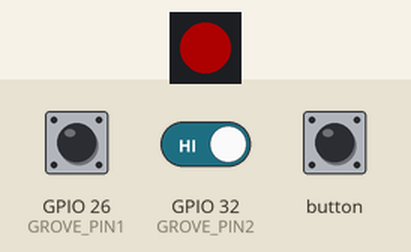
Bench run of a sketch on a simulated ESP32. Parts: 1 RGB LEDs in strip order, left to right. The inputs (shaded band) are chosen by the test bench; at power-on: GPIO 26 (GROVE_PIN1) HIGH, GPIO 32 (GROVE_PIN2) HIGH. Dim RGB values are drawn brighter than linear; I2S audio is not simulated (input reads silence); what the sketch prints to the serial monitor is not drawn.

Above: at 7.2 s.
7.3 s: GPIO 26 (GROVE_PIN1) driven LOW
8.9 s: GPIO 26 (GROVE_PIN1) pulsed HIGH 5 times (0.12 s each, 0.3 s apart)
12.1 s: GPIO 26 (GROVE_PIN1) driven HIGH and GPIO 32 (GROVE_PIN2) driven LOW
14.6 s: button pressed for 0.85 s
At 15.28 s:
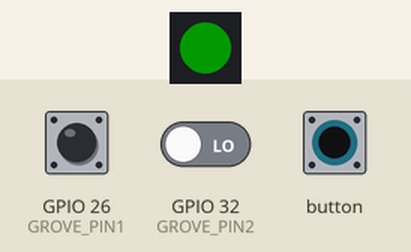
Timing chart, 0 to 17.6 s (numbered marks = the images above; inputs shaded):
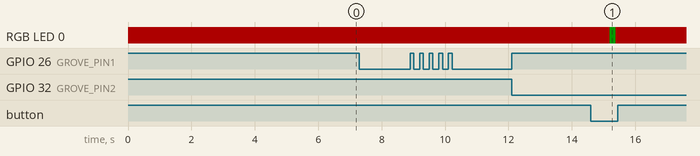

The sketch:

M5Atom_Echo_morse_code_test.ino
```cpp
// (licence header left out)
#include <M5Atom.h>
#include <FastLED.h>
#include "AtomEchoSPKR.h"
#include <time.h>

#include <unordered_map>
#include <vector>
#include <iostream>
#include <string.h>

bool my_debug = false;

#define NUM_LEDS 1
#define ATOMECHO_LED_PIN 27


// Activate USE_DUALBTN if you want to use a M5Stack Dualbutton unit
// to increase/decrease the speed of the morse (function in development)
// and to stop an active sending a morse text to the speaker.
#define USE_DUALBTN

#ifdef USE_DUALBTN
#define GROVE_PIN1 26 // Define the first pin of Port B (Yellow wire)
#define GROVE_PIN2 32 // Define the second pin of Port B (White wire)
#endif

int debounce_delay = 500; // mSec

CRGB leds[NUM_LEDS];

enum my_colors {RED=0, GREEN, BLUE, WHITE, BLACK};

bool dot_rcvd = false;
bool dash_rcvd = false;

ATOMECHOSPKR echoSPKR;

// Define two beep tones
beep tone_dot =
{
  .freq    = 1200,
  .time_ms = 100,
  .maxval  = 10000,
  .modal   = true
};

beep tone_dash =
{
  .freq    = 1200,
  .time_ms = 300,
  .maxval  = 10000,
  .modal   = true
};


// First tone for M5 Echo button press
beep btn_tone1 =
{
  .freq    = 1200,
  .time_ms = 100,
  .maxval  = 10000,
  .modal   = false
};

// Second tone for M5 Echo button press
beep btn_tone2 =
{
  .freq    = 1400,
  .time_ms = 100,
  .maxval  = 10000,
  .modal   = false
};

// Define the morse code, dot-dash sequences for
// the characters that are in the text string to send in morse code
// in the array {2,1}, the 1 represents a dot, the 2 a dash.
std::unordered_map<char, std::vector<int>> morse_txt_dict = {
  {'7',{2,2,1,1,1}},
  {'a', {1,2}},
  {'c', {2, 1, 2, 1}},
  {'d', {2, 1, 1}},
  {'e', {1}},
  {'g', {2,2,1}},
  {'k', {2, 1, 2}},
  {'q', {2, 2, 1, 2}},
  {'r', {1,2,1}},
  {'t', {2}}
};

void dot_dash_time() {
  static constexpr const char txt0[] PROGMEM = "dot_dash_time(): ";
  static constexpr const char txt1[] PROGMEM = "set to: ";
  size_t length = strlen(txt0); // Get the length of txt0
  char* spaces = new char[length + 1]; // +1 for null terminator
  memset(spaces, ' ', length); // No 'std::' prefix needed
  spaces[length] = '\0'; // Add null terminator
  Serial.print(txt0);
  Serial.print(F("tone_dot.time_ms  "));
  Serial.print(txt1);
  Serial.print(tone_dot.time_ms);
  Serial.println(F(" mSeconds"));
  Serial.print(spaces);
  Serial.print(F("tone_dash.time_ms "));
  Serial.print(txt1);
  Serial.print(tone_dash.time_ms);
  Serial.println(F(" mSeconds"));

  delete[] spaces; // Free memory when done
}

void set_speed(int speedChg) {
  static constexpr const char txt0[] PROGMEM = "set_speed(): ";

  Serial.print(txt0);
  Serial.printf("param speedChg = %d\n", speedChg);
  //if (speedChg == NULL)
  //  return;
  if (speedChg <= 0)
    speedChg = 0;
  if (speedChg > 100)
    speedChg = 100;
  tone_dot.time_ms = 100 + speedChg;
  if (tone_dot.time_ms < 100)
    tone_dot.time_ms = 100;
  if (tone_dot.time_ms > 10000)
    tone_dot.time_ms = 10000;

  tone_dash.time_ms = 3 * tone_dot.time_ms; // keep ratio 3 : 1

  dot_dash_time();
}

void LedColor(my_colors color)
{
  switch (color)
  {
    case RED:
      leds[0] = CRGB::Red; // Set the LED to red
      break;
    case GREEN:
      leds[0] = CRGB::Green; // Set the LED to green
      break;
    case BLUE:
      leds[0] = CRGB::Blue; // Set the LED to blue
      break;
    case WHITE:
      leds[0] = CRGB::White; // Set the LED to white
      break;
  case BLACK:
      leds[0] = CRGB::Black; // Set the LED to black
      break;
  default:
      leds[0] = CRGB::Black; // Set the LED to black
      break;
  };
    FastLED.show(); // Update the LED
}

void btn_beep() {
  LedColor(GREEN);
  echoSPKR.playBeep(btn_tone1);
  //echoSPKR.playBeep(btn_tone1.freq, btn_tone1.time_ms, btn_tone1.maxval, btn_tone1.modal);
  delay(100);
  echoSPKR.playBeep(btn_tone2);
  //echoSPKR.playBeep(btn_tone2.freq, btn_tone2.time_ms, btn_tone2.maxval, btn_tone2.modal);
  delay(100);
  LedColor(RED);
}

// Dot interrupt callback function
// Read the signal on pin G26
void dot_cb() {
  dot_rcvd = true;
}

// Dash interrupt callback function
// Read the signal on G32
void dash_cb() {
  dash_rcvd = true;
}

/*
   The unit of morse code speed is the number of times
   the word "paris" is sent in morse code per minute.
   A speed of morse code of 16 words per minute is equal to
   sending the word "paris" 16 times per minute.

   Morse code counting:
   +-----------------+--------+
   | what:           | units: |
   +-----------------+--------+
   | dot             |    1   |
   +-----------------+--------+
   | dot-dash space  |    1   |
   +-----------------+--------+
   | dash            |    3   |
   +-----------------+--------+
   | character space |    3   |
   +-----------------+--------+
   | word space      |    7   |
   +---------------.-+--------+

   The length of the word "paris" in morse code units (see table above) is:
           p        /   /   a   /   /     r     /   /  i  /   /    s    /
   .   ---   ---   ./~~~/.   ---/~~~/.   ---   ./~~~/.   ./~~~/.   .   ./
   =       11       / 3 /   5   / 3 /     7     / 3 /  3  / 3 /    5    /  = 43 units
   1,1,123,1,223,1,2/123/1,1,123/123/1,1,123,1,2/123/1,1,2/123/1,1,2,1,3/
*/
void send_morse() {
  // Define variables:
  static constexpr const char txt0[] PROGMEM = "send_morse(): ";
  std::vector<int> lst; // create an empty list
  int i;
  int j;
  int le;
  int le2;
  int n;
  int n2;
  char c;
  char c2;
  size_t writeSize;
  bool my_morse_debug = true;
  bool word_end = false;
  int unit_count = 0;
  int delay_mult = 16;
  const uint8_t dly1 = 100 * delay_mult; // unit delay
  const uint8_t dly2 = 200 * delay_mult; // longer unit delay (for test)
  const uint8_t dly3 = 300 * delay_mult; // character delay
  const uint8_t dly7 = 700 * delay_mult; // word delay
  const unsigned long fq = 3000;
  int btn_red = 0;
  int btn_blu = 0;
  Serial.print(txt0);
  Serial.println(F("Starting..."));
  Serial.printf("fq = %lu Hz\n", fq);
  echoSPKR.setVolume(1);  // Initial volume (in class) set to 8.
  dot_dash_time();
  const char txt[] = "cq cq cq de ct7agr ct7agr ct7agr k ";
  le = strlen(txt);
  Serial.print(F("Text to send = "));
  Serial.printf("\"%s\"", txt);
  Serial.print(F(", length = "));
  Serial.printf("%d\n", le);
  if (my_debug) {
    Serial.println(F("Going to send the text now..."));
    Serial.println(F("In the lists like: [2,1], 2 represents a dash, 1 respresents a dot"));
  }

  for (i = 0; txt[i] != '\0'; i++) {
#ifdef USE_DUALBTN
    btn_red = digitalRead(GROVE_PIN1);  // read the value of BUTTON. 读取33号引脚的值
    btn_blu = digitalRead(GROVE_PIN2);
    if (btn_red == 0 || btn_blu == 0) {
      Serial.print(txt0);
      if (btn_red == 0)
        Serial.print(F("button red "));
      else if (btn_blu == 0)
        Serial.print(F("button blue "));
      Serial.println(F("pressed. Exiting function"));
      if (btn_red == 0) {
        // Debounce wait
        while (btn_red == 0) {
          btn_red = digitalRead(GROVE_PIN1);
          delay(debounce_delay);
        }
      }
      if (btn_blu == 0) {
        // Debounce wait
        while (btn_blu == 0) {
          btn_blu = digitalRead(GROVE_PIN1);
          delay(debounce_delay);
        }
      }
      return;
    }
#endif
    c = txt[i];
    // check if the next character is a space.
    // If so, set the word_end flag. We must not make a character_space_delay
    // behind the current character but a word_space_delay
    if (i+1 < le && static_cast<int>(txt[i+1]) == 32)
      word_end = true;
    n = static_cast<int>(c); // Get the ASCII value
    if (n == 32) {
      if (my_debug)
        Serial.println(F("word space delay"));
      if (my_morse_debug)
        Serial.print("|  7  |\n");
      delay(dly7);
      unit_count += 7;
    } else {
      if (n >= 65 and n <= 90)  // Convert upper case to lower case
        n2 = n + 32;    // python example: ord('A') = 65. ord('a') = 97
      else
        n2 = n;
      c2 = static_cast<char>(n2);  // convert back to ASCII
      if (morse_txt_dict.find(c2) != morse_txt_dict.end()) {
        // Extract the list and assign it to a variable
        lst = morse_txt_dict[c2];
        if (my_debug) {
          Serial.print(F("Sending character "));
          Serial.print(c2);
          Serial.print(F(" = "));
        }
        // Calculate the length of the extracted list
        size_t le2 = lst.size();
        if (le2 > 0) {
          if (my_debug) {
            Serial.print("[");
            for (int n = 0; n < le2; n++) {
              Serial.print(lst[n]);
              if (n < le2 -1) {
                Serial.print(", ");
              }
            }
            Serial.println("]");
          }
          for (j = 0; j < le2; j++) {
            if (lst[j] == 2) {
              if (my_debug)
                Serial.println(F("Sending a dash"));
              if (my_morse_debug)
                Serial.print("---");
              //Serial.printf("tone_dash.modal = %d\n", tone_dash.modal);
              unit_count += 3;
              writeSize = echoSPKR.playBeep(tone_dash);
              //writeSize = echoSPKR.playBeep(tone_dash.freq, tone_dash.time_ms, tone_dash.maxval, tone_dash.modal);
            } else if (lst[j] == 1) {
              if (my_debug)
                Serial.println(F("Sending a dot"));
              if (my_morse_debug)
                Serial.print(".");
              //Serial.printf("tone_dot.modal = %d\n", tone_dot.modal);
              unit_count += 1;
              writeSize = echoSPKR.playBeep(tone_dot);
              //echoSPKR.playBeep(tone_dot.freq, tone_dot.time_ms, tone_dot.maxval, tone_dot.modal);
            }
            // if (writeSize > 0) {
            //   Serial.print(F("writeSize = "));
            //   Serial.println(writeSize);
            // }
            // for example: after 'e' or 't' no character space delay
            // and not after the last dot or dash of the character
            if (le2 > 1 && j < le2-1) {
              if (my_debug)
                Serial.println(F("unit space delay"));
              if (my_morse_debug)
                Serial.print(" ");
              delay(dly1); // was: (dly1)
              unit_count += 1;
            }
          }
          if (!word_end) {
            if (my_debug)
              Serial.println(F("character space delay"));
            if (my_morse_debug)
              Serial.print("|3|");
            delay(dly3);
            unit_count += 3;
          } else {
              word_end = false;  // reset flag
          }
        }
      }
    }
  }
  Serial.println(); // New line after the last character (morse code representation)
  Serial.println(F("All characters sent"));
  Serial.print(F("Units sent = "));
  Serial.printf("%d\n", unit_count);
}

void setup()
{
  static constexpr const char txt0[] PROGMEM = "setup(): ";

#ifdef USE_DUALBTN
  pinMode(GROVE_PIN1, INPUT); // Set the first pin of GROVE Port as input (Yellow)
  pinMode(GROVE_PIN2, INPUT); // Set the second pin of GROVE B as input (White)
#endif

  // Note that Serial.begin() is started by M5.begin()
  M5.begin(true, false, false); // Init M5 Atom Echo  (SerialEnable, I2CEnable, DisplayEnable)

  Serial.println(F("M5Stack M5Atom Echo new \"ATOMECHOSPKR class\" beep test"));

  FastLED.addLeds<NEOPIXEL, ATOMECHO_LED_PIN>(leds, NUM_LEDS); // Initialize FastLED
  FastLED.setBrightness(50); // Set brightness
  LedColor(RED);

  esp_err_t err = ESP_OK;

  try {
    //err = echoSPKR.begin(88200); // standard rate = 44100
    err = echoSPKR.begin(); // standard rate = 44100
  }
  catch (esp_err_t err) {
    Serial.print(txt0);
    Serial.print(F("While starting echoSPKR, error: "));
    Serial.print(err);
    Serial.println(F("occurred. Restarting in 5 seconds..."));
    delay(5000);  // wait 5 seconds
    ESP.restart();
  }
  // delay(100);
}

void loop() {
  static constexpr const char txt0[] PROGMEM = "loop(): ";

  bool start = true;
#ifdef USE_DUALBTN
  int speed = 10;
  int speed_step = 10;
  int speed_max = 10000;
  int blu_value= 0, blu_last_value = 0;
  int red_value = 0, red_last_value = 0;
#endif

  delay(5000); // Wait for user to clear the serial monitor window
  Serial.print('\n');
  Serial.print(txt0);
  Serial.println(F("entering the while loop..."));
    Serial.print(txt0);
  Serial.print(F("ESP.getFreeHeap = "));
  Serial.println(ESP.getFreeHeap());

  while (true) {

    #ifndef USE_ILABS_CPICO
    if (start) {
      start = false;
      send_morse();
    }
  #endif

#ifdef USE_DUALBTN
    red_value = digitalRead(GROVE_PIN1);  // read the value of BUTTON. 读取33号引脚的值
    blu_value = digitalRead(GROVE_PIN2);

    if (red_value != red_last_value || blu_value != blu_last_value) {
      if (my_debug) {
        Serial.print(txt0);
        Serial.printf("red_value = %d, blu_value = %d\n", red_value, blu_value);
      }
    }
    if (red_value != red_last_value) {
      if (red_value == 0) {
        Serial.print(txt0);
        Serial.println(F("dualbutton red pressed"));
        // Debounce wait
        while (red_value == 0) {
          red_value = digitalRead(GROVE_PIN1);
          delay(debounce_delay);
        }
        speed += speed_step;
        if (speed > speed_max)
          speed = speed_max;
        set_speed(speed);
        red_value = -1;
      }
      red_last_value = red_value;
    }
    if (blu_value != blu_last_value) {
      if (blu_value == 0) {
        Serial.print(txt0);
        Serial.println(F("dualbutton blue pressed"));
        // Debounce wait
        while (blu_value == 0) {
          blu_value = digitalRead(GROVE_PIN1);
          delay(debounce_delay);
        }
        speed -= speed_step;
        if (speed < 0)
          speed = 0;
        set_speed(speed);
        blu_value = -1;
      }
      blu_last_value = blu_value;
    }
#endif
    if (M5.Btn.wasPressed()) {
      Serial.print(txt0);
      Serial.println(F("Button was pressed"));
      btn_beep();
      delay(1000);
      send_morse();
    }
    M5.update();
    LedColor(RED);
  }
}
```

Source omitted: AtomEchoSPKR.cpp (10133 bytes), AtomEchoSPKR.h (10429 bytes)

Measured:
- after the input at 7.3 s, every drawn part: stays the same
- after the input at 8.9 s, every drawn part: stays the same
- after the input at 12.1 s, every drawn part: stays the same
- after the input at 14.6 s, RGB LED 0: RGB(50, 0, 0) → RGB(0, 25, 0) after 0.59 s, → RGB(50, 0, 0) 0.20 s later
